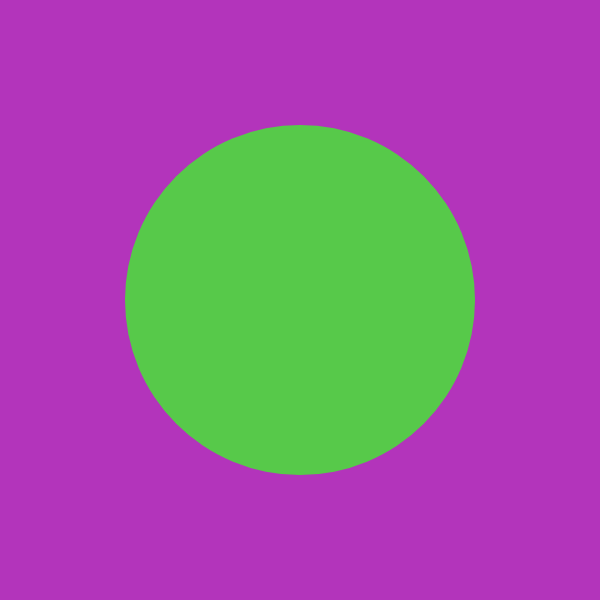
Frame 1 (no input)
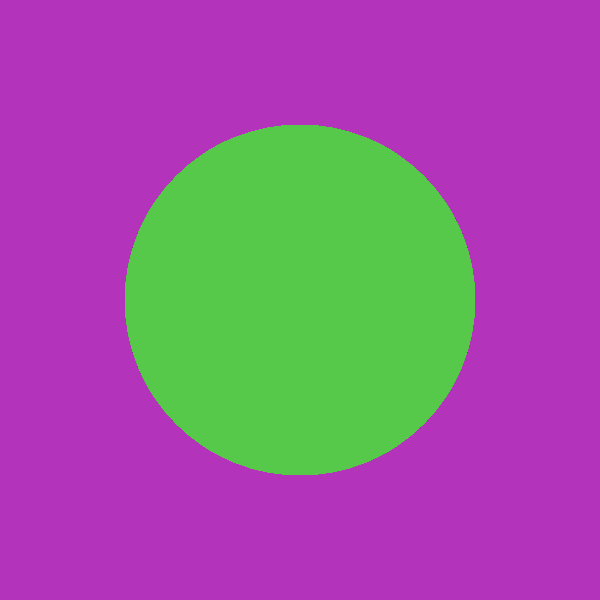
Frame 60 (no input)
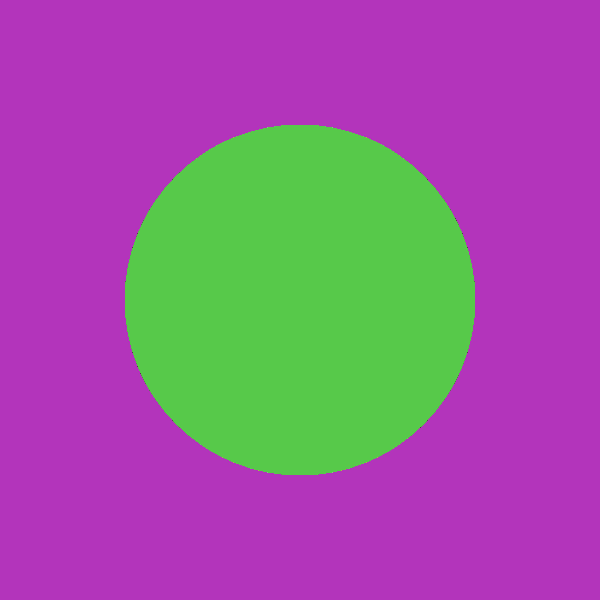
Frame 120 (the mouse pressed at the canvas centre since frame 60)

The p5.js sketch that drew these frames (run headless with seeded random() and noise() and a simulated clock; from frame 60 on, the mouse is pressed at the canvas centre):

// p5.js sketch
// ── sketch.js
function setup(){ // базовая функция Процессинга, выполняемая ОДИН раз при запуске программы
  createCanvas(600, 600); // определение размера поля
  background(random(250), random(250), random(250)); // задаем случайный цвет фона
  // почему эта строчка не в draw? попробуйте перенести ее туда, чтобы узнать!
  ellipseMode(CENTER); // все координаты для фигур в программе будут определяться
  // относительно их центра, а не левого угла (дефолтные настройки)
  fill(random(250), random(250), random(250)); // наполнение всех объектов программы случайным цветом
  noStroke(); // убрать обводку фигур
}

function draw(){ // базовая функция Процессинга, выполняемая тридцать раз в секунду
  ellipse(width/2, height/2, 350, 350); // рисуем наш эллипс! первые две переменных –
  // координаты в пространстве; мы делим ширину и длину нашего поля на два и тем самым
  // располагаем фигуру в центре; последние две переменных (числа) – размеры, они равны, 
  // так как мы рисуем круг
} 

function keyPressed(){ // базовая функция Процессинга, выполняемая каждый раз, когда нажимается клавиша на клавиатуре
  background(random(250), random(250), random(250));
  fill(random(250), random(250), random(250));
  return false;
}

// function touchStarted(){
//   background(random(250), random(250), random(250));
//   fill(random(250), random(250), random(250));
//   return false;
// }
